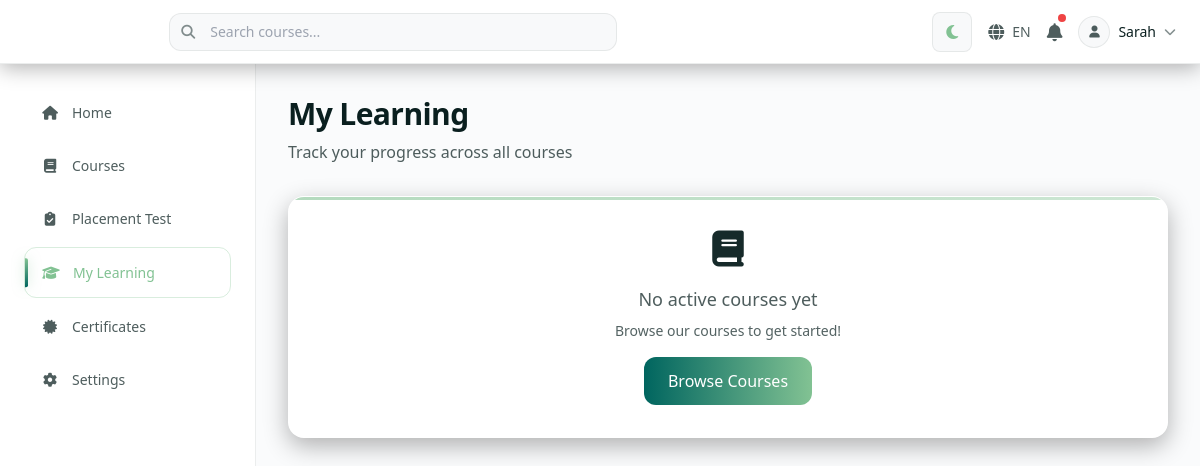
/student/learning/ (signed in), run on an earlier commit of the app's database.
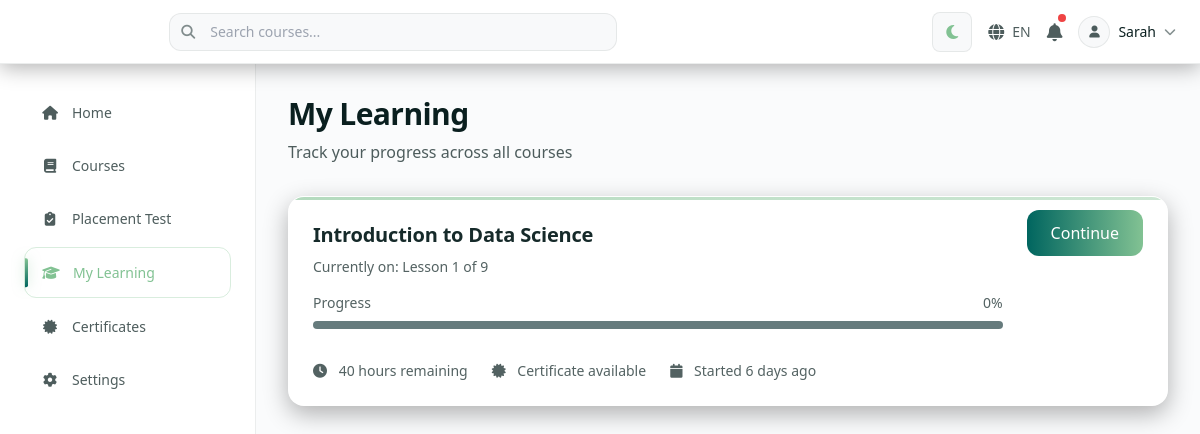
And on a later commit of the database.
### myApp/models.py (models this page shows, shortened)
class Enrollment(models.Model):
    STATUS_CHOICES = [
        ('active', 'Active'),
        ('completed', 'Completed'),
        ('paused', 'Paused'),
        ('expired', 'Expired'),
    ]
    user = models.ForeignKey(User, on_delete=models.CASCADE, related_name='enrollments')
    course = models.ForeignKey(Course, on_delete=models.CASCADE, related_name='enrollments')
    status = models.CharField(max_length=20, choices=STATUS_CHOICES, default='active')
    progress_percentage = models.FloatField(default=0)
    current_module = models.ForeignKey(Module, on_delete=models.SET_NULL, null=True, blank=True)
    current_lesson = models.ForeignKey(Lesson, on_delete=models.SET_NULL, null=True, blank=True)
    enrolled_at = models.DateTimeField(auto_now_add=True)
    expires_at = models.DateTimeField(null=True, blank=True)
    completed_at = models.DateTimeField(null=True, blank=True)
    is_gifted = models.BooleanField(default=False)
    gifted_by = models.ForeignKey(User, on_delete=models.SET_NULL, null=True, blank=True, related_name='gifts_sent')
    partner = models.ForeignKey('Partner', on_delete=models.SET_NULL, null=True, blank=True)
    class Meta:
        unique_together = ['user', 'course']
    def update_progress(self):
        total_lessons = Lesson.objects.filter(module__course=self.course).count()
        completed_lessons = LessonProgress.objects.filter(
            enrollment=self,
            completed=True
        ).count()
        if total_lessons > 0:
            self.progress_percentage = (completed_lessons / total_lessons) * 100
            if self.progress_percentage >= 100:
                self.status = 'completed'
                self.completed_at = timezone.now()
            self.save()

class Course(models.Model):
    LEVEL_CHOICES = [
        ('beginner', 'Beginner'),
        ('intermediate', 'Intermediate'),
        ('advanced', 'Advanced'),
    ]
    STATUS_CHOICES = [
        ('draft', 'Draft'),
        ('published', 'Published'),
        ('archived', 'Archived'),
    ]
    COURSE_TYPE_CHOICES = [
        ('recorded', 'Recorded'),
        ('live', 'Live'),
        ('hybrid', 'Hybrid'),
    ]
    title = models.CharField(max_length=200)
    slug = models.SlugField(unique=True)
    description = models.TextField()
    short_description = models.CharField(max_length=300)  # For cards
    outcome = models.CharField(max_length=300)  # What students will achieve
    thumbnail = models.ImageField(upload_to='courses/thumbnails/', blank=True, null=True)
    preview_video = models.URLField(blank=True)  # 30-sec preview URL
    category = models.ForeignKey(Category, on_delete=models.SET_NULL, null=True, related_name='courses')
    level = models.CharField(max_length=20, choices=LEVEL_CHOICES, default='beginner')
    course_type = models.CharField(max_length=20, choices=COURSE_TYPE_CHOICES, default='recorded', help_text='Type of course: Recorded (self-paced), Live (scheduled sessions), or Hybrid (combination)')
    instructor = models.ForeignKey(User, on_delete=models.SET_NULL, null=True, related_name='courses_taught')
    price = models.DecimalField(max_digits=10, decimal_places=2, default=0)
    currency = models.CharField(max_length=3, default='USD')
    is_free = models.BooleanField(default=False)
    estimated_hours = models.PositiveIntegerField(default=10)
    lessons_count = models.PositiveIntegerField(default=0)  # Computed field
    language = models.CharField(max_length=10, default='en')
    available_languages = models.JSONField(default=list)  # ['en', 'es', 'fr']
    has_certificate = models.BooleanField(default=True)
    has_ai_tutor = models.BooleanField(default=True)
    has_quizzes = models.BooleanField(default=True)
    status = models.CharField(max_length=20, choices=STATUS_CHOICES, default='draft')
    meta_title = models.CharField(max_length=70, blank=True)
    meta_description = models.CharField(max_length=160, blank=True)
    enrolled_count = models.PositiveIntegerField(default=0)
    completion_rate = models.FloatField(default=0)  # Percentage
    average_rating = models.FloatField(default=0, validators=[MinValueValidator(0), MaxValueValidator(5)])
    created_at = models.DateTimeField(auto_now_add=True)
    updated_at = models.DateTimeField(auto_now=True)
    published_at = models.DateTimeField(null=True, blank=True)
    class Meta:
        ordering = ['-created_at']

### myApp/views.py (the view)
# urls.py: path('student/learning/', views.student_learning, name='student_learning'),
@login_required
def student_learning(request):
    user = request.user
    active_enrollments = Enrollment.objects.filter(
        user=user,
        status='active'
    ).select_related('course', 'current_lesson', 'current_module').prefetch_related('course__modules__lessons').order_by('-enrolled_at')
    for enrollment in active_enrollments:
        enrollment.update_progress()
        total_lessons = Lesson.objects.filter(module__course=enrollment.course).count()
        enrollment.total_lessons = total_lessons
        if enrollment.current_lesson:
            all_lessons = Lesson.objects.filter(module__course=enrollment.course).order_by('module__order', 'order')
            lesson_numbers = {lesson.id: idx + 1 for idx, lesson in enumerate(all_lessons)}
            enrollment.current_lesson_number = lesson_numbers.get(enrollment.current_lesson.id, 0)
        else:
            enrollment.current_lesson_number = 0
        completed_lessons = LessonProgress.objects.filter(enrollment=enrollment, completed=True).count()
        remaining_lessons = max(0, total_lessons - completed_lessons)
        enrollment.estimated_hours_remaining = (enrollment.course.estimated_hours / total_lessons * remaining_lessons) if total_lessons > 0 else 0
        days_since = (timezone.now().date() - enrollment.enrolled_at.date()).days
        enrollment.days_since_enrollment = days_since
    completed_enrollments = Enrollment.objects.filter(
        user=user,
        status='completed'
    ).select_related('course').order_by('-completed_at')
    context = {
        'active_enrollments': active_enrollments,
        'completed_enrollments': completed_enrollments,
    }
    return render(request, 'student/learning.html', context)

### myApp/context_processors.py (called while the page is built)
def currency_context(request):
    selected_currency = request.session.get('selected_currency', 'USD')
    available_currencies = [choice[0] for choice in CoursePricing.CURRENCY_CHOICES]
    return {
        'selected_currency': selected_currency,
        'available_currencies': available_currencies,
        'currency_choices': CoursePricing.CURRENCY_CHOICES,
    }

### myApp/templates/student/learning.html (shortened to what this page needs)
{% extends 'student/base.html' %}
{% block content %}
<div class="p-4 sm:p-6 lg:p-8 xl:p-10 w-full">
    <div class="mb-6 sm:mb-8">
        <h1 class="text-2xl sm:text-3xl font-light text-white mb-2">My Learning</h1>
        <p class="text-sm sm:text-base text-white/70">Track your progress across all courses</p>
    </div>
    <div class="space-y-4 sm:space-y-6">
        {% for enrollment in active_enrollments %}
        <div class="bg-[#04363a]/90 backdrop-blur-xl rounded-2xl p-6 border border-white/10 shadow-[0_8px_24px_rgba(0,0,0,0.3)]">
            <div class="flex items-start justify-between mb-4">
                <div class="flex-1">
                    <h3 class="text-xl font-medium text-white mb-2">{{ enrollment.course.title }}</h3>
                    <p class="text-sm text-white/70 mb-4">Currently on: Lesson {{ enrollment.current_lesson_number|default:1 }} of {{ enrollment.total_lessons|default:0 }}</p>
                    <div class="mb-4">
                        <div class="flex items-center justify-between mb-2">
                            <span class="text-sm text-white/70">Progress</span>
                            <span class="text-sm font-medium text-white">{{ enrollment.progress_percentage|floatformat:0 }}%</span>
                        </div>
                        <div class="h-2 bg-[#254346]/70 rounded-full overflow-hidden">
                        </div>
                    </div>
                </div>
                <div class="ml-6">
                    <a href="{% url 'student_course_player_enrollment' enrollment.id %}" class="px-6 py-3 bg-gradient-to-r from-[#00655F] to-[#82C293] text-white rounded-xl font-medium hover:opacity-90 transition">
                        Continue
                    </a>
                </div>
            </div>
            <div class="flex items-center gap-6 text-sm text-white/70">
                <span><i class="fas fa-clock mr-2"></i> {{ enrollment.estimated_hours_remaining|floatformat:0|default:0 }} hours remaining</span>
                {% if enrollment.course.has_certificate %}
                <span><i class="fas fa-certificate mr-2"></i> Certificate available</span>
                {% endif %}
                <span><i class="fas fa-calendar mr-2"></i> Started {{ enrollment.days_since_enrollment|default:0 }} {% if enrollment.days_since_enrollment == 1 %}day{% else %}days{% endif %} ago</span>
            </div>
        </div>
        {% empty %}
        <div class="bg-[#04363a]/90 backdrop-blur-xl rounded-2xl p-8 border border-white/10 shadow-[0_8px_24px_rgba(0,0,0,0.3)] text-center">
            <div class="text-white/60 mb-4">
                <i class="fas fa-book text-4xl mb-4"></i>
                <p class="text-lg">No active courses yet</p>
                <p class="text-sm mt-2">Browse our courses to get started!</p>
            </div>
            <a href="{% url 'student_courses' %}" class="inline-block px-6 py-3 bg-gradient-to-r from-[#00655F] to-[#82C293] text-white rounded-xl font-medium hover:opacity-90 transition">
                Browse Courses
            </a>
        </div>
        {% endfor %}
    </div>
</div>
{% endblock %}

What changed in the data, as far as the page shows it:
added Enrollment: course "Introduction to Data Science", current_lesson_number "1", total_lessons "9", progress_percentage "0", estimated_hours_remaining "40", shows "Certificate available", days_since_enrollment "6"
Also different on the page:
text no longer shown: "No active courses yet Browse our courses to get started! Browse Courses"
